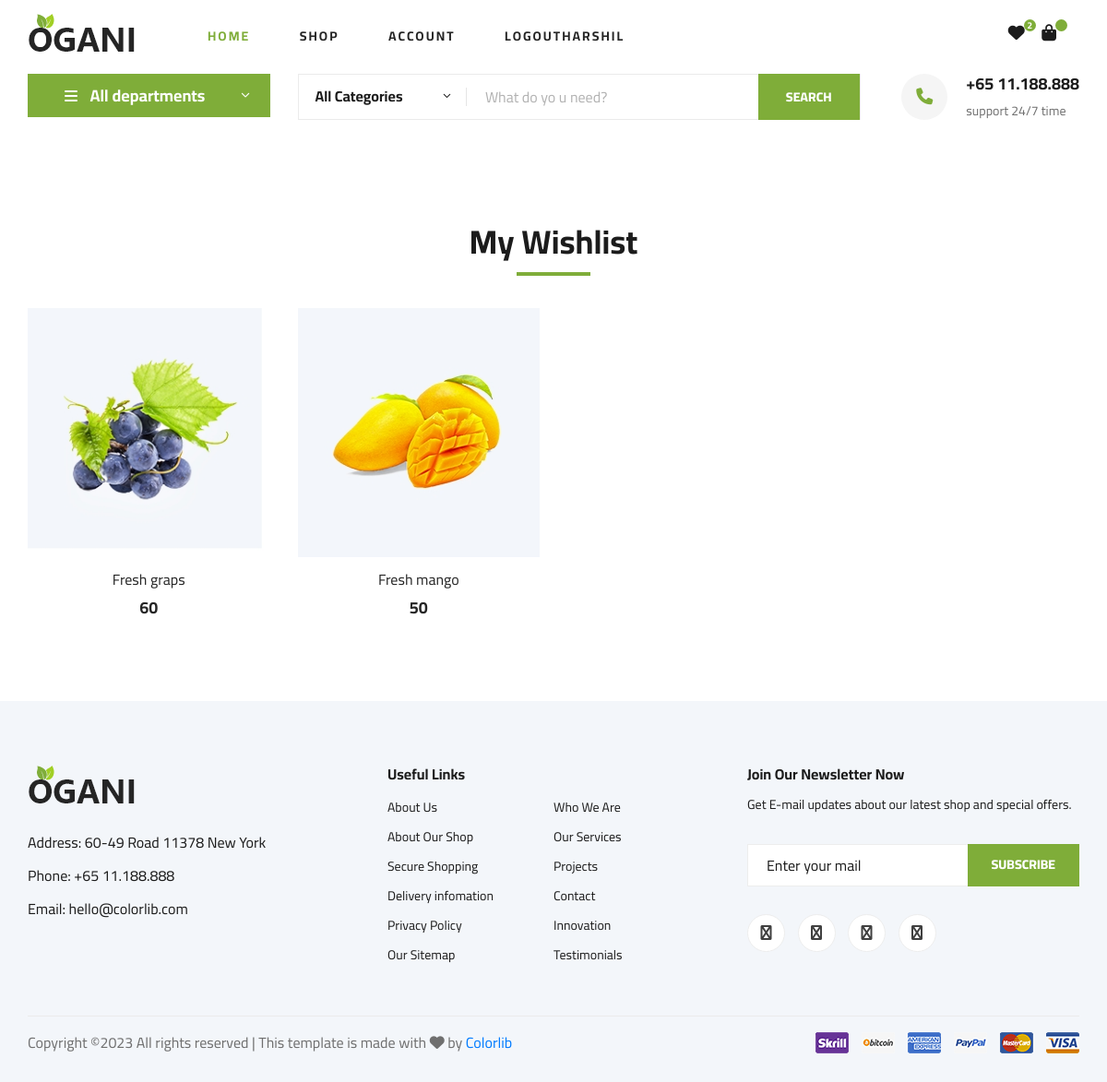
The app's page /wishlist/ (signed in) with its own data.
### myapp/models.py (models this page shows, shortened)
class User(models.Model):
    fname=models.CharField(max_length=100)
    lname=models.CharField(max_length=100)
    email=models.EmailField()
    mobile=models.PositiveIntegerField()
    address=models.TextField()
    password=models.CharField(max_length=100)
    usertype=models.CharField(max_length=100,default="buyer")

class Wishlist(models.Model):
    user=models.ForeignKey(User,on_delete=models.CASCADE)
    product=models.ForeignKey(Product,on_delete=models.CASCADE)
    date=models.DateTimeField(default=timezone.now)

class Product(models.Model):
    seller=models.ForeignKey(User,on_delete=models.CASCADE)
    product_name=models.CharField(max_length=100)
    product_price=models.PositiveIntegerField()
    product_desc=models.TextField()
    product_image=models.ImageField(upload_to="product_image/")

### myapp/views.py (the view)
# urls.py: path('wishlist/',views.wishlist,name="wishlist"),
def wishlist(request):
	user=User.objects.get(email=request.session['email'])
	wishlists=Wishlist.objects.filter(user=user)
	request.session['wishlist_count']=len(wishlists)
	return render(request,'wishlist.html',{'wishlists':wishlists})

### myapp/templates/wishlist.html (shortened to what this page needs)
{% extends 'header.html'%}
{% load static %}
{% block content %}
<!DOCTYPE html>
<html lang="zxx">
<head>
</head>
<body>
    <section class="featured spad">
        <div class="container">
            <div class="row">
                <div class="col-lg-12">
                    <div class="section-title">
                        <h2>My Wishlist</h2>
                    </div>
                </div>
            </div>
            <div class="row featured__filter">
                {% for i in wishlists %}
                <div class="col-lg-3 col-md-4 col-sm-6 mix oranges fresh-meat">
                    <div class="featured__item">
                        <div class="featured__item__pic set-bg" data-setbg="{{i.product.product_image.url}}">
                        </div>
                        <div class="featured__item__text">
                            <h6><a href="#">{{i.product.product_name}}</a></h6>
                            <h5>{{i.product.product_price}}</h5>
                        </div>
                    </div>
                </div>
                {% endfor %}
            </div>
        </div>
    </section>
</body>
</html>
{% endblock %}

### myapp/templates/header.html (shortened to what this page needs)
{% load static %}
<!DOCTYPE html>
<html lang="zxx">
<head>
    <link rel="stylesheet" href="{% static 'css/bootstrap.min.css' %}" type="text/css">
    <link rel="stylesheet" href="{% static 'css/font-awesome.min.css' %}" type="text/css">
    <link rel="stylesheet" href="{% static 'css/elegant-icons.css' %}" type="text/css">
    <link rel="stylesheet" href="{% static 'css/nice-select.css' %}" type="text/css">
    <link rel="stylesheet" href="{% static 'css/jquery-ui.min.css' %}" type="text/css">
    <link rel="stylesheet" href="{% static 'css/owl.carousel.min.css' %}" type="text/css">
    <link rel="stylesheet" href="{% static 'css/slicknav.min.css' %}" type="text/css">
    <link rel="stylesheet" href="{% static 'css/style.css' %}" type="text/css">
    <link rel="stylesheet" href="https://cdnjs.cloudflare.com/ajax/libs/font-awesome/6.4.2/css/all.min.css" />
</head>
<body>
    <header class="header">
        <div class="container">
            <div class="row">
                <div class="col-lg-2">
                    <div class="header__logo">
                        <a href="./index.html"><img src="{% static 'img/logo.png' %}" alt=""></a>
                    </div>
                </div>
                <div class="col-lg-7">
                    <nav class="header__menu">
                        <ul>
                <li class="active"><a href="/">Home</a></li>
                <li><a href="{% url 'shop-grid' %}">Shop</a></li>
                <li><a href="#">Account</a>
                </li>
                {% if request.session.email %}
                <li><a href="{% url 'logout' %}">Logout{{request.session.fname}}</a></li>
                {% else %}
                <li><a href="{% url 'login' %}">LOGIN</a></li>
                <li><a href="{% url 'signup' %}">SIGN UP</a></li>
                {% endif %}
            </ul>
                    </nav>
                </div>
                <div class="col-lg-3">
                    <div class="header__cart">
                        <ul>
                            {% if request.session.email %}
                                <li><a href="{% url 'wishlist' %}"><i class="fa fa-heart"></i> <span>{{request.session.wishlist_count}}</span></a></li>
                                <li><a href="{% url 'cart' %}"><i class="fa fa-shopping-bag"></i><span>{{request.session.cart_count}}</span></a></li>
                            {% endif %}
                        </ul>
                    </div>
                </div>
            </div>
        </div>
    </header>
    <section class="hero hero-normal">
        <div class="container">
            <div class="row">
                <div class="col-lg-3">
                    <div class="hero__categories">
                        <div class="hero__categories__all">
                            <i class="fa fa-bars"></i>
                            <span>All departments</span>
                        </div>
                    </div>
                </div>
                <div class="col-lg-9">
                    <div class="hero__search">
                        <div class="hero__search__form">
                            <form action="#">
                                <div class="hero__search__categories">
                                    All Categories
                                    <span class="arrow_carrot-down"></span>
                                </div>
                                <input type="text" placeholder="What do yo u need?">
                                <button type="submit" class="site-btn">SEARCH</button>
                            </form>
                        </div>
                        <div class="hero__search__phone">
                            <div class="hero__search__phone__icon">
                                <i class="fa fa-phone"></i>
                            </div>
                            <div class="hero__search__phone__text">
                                <h5>+65 11.188.888</h5>
                                <span>support 24/7 time</span>
                            </div>
                        </div>
                    </div>
                </div>
            </div>
        </div>
    </section>
    {% block content %}
    {% endblock %}
    <footer class="footer spad">
        <div class="container">
            <div class="row">
                <div class="col-lg-3 col-md-6 col-sm-6">
                    <div class="footer__about">
                        <div class="footer__about__logo">
                            <a href="./index.html"><img src="{% static 'img/logo.png' %}" alt=""></a>
                        </div>
                        <ul>
                            <li>Address: 60-49 Road 11378 New York</li>
                            <li>Phone: +65 11.188.888</li>
                            <li>Email: hello@colorlib.com</li>
                        </ul>
                    </div>
                </div>
                <div class="col-lg-4 col-md-6 col-sm-6 offset-lg-1">
                    <div class="footer__widget">
                        <h6>Useful Links</h6>
                        <ul>
                            <li><a href="#">About Us</a></li>
                            <li><a href="#">About Our Shop</a></li>
                            <li><a href="#">Secure Shopping</a></li>
                            <li><a href="#">Delivery infomation</a></li>
                            <li><a href="#">Privacy Policy</a></li>
                            <li><a href="#">Our Sitemap</a></li>
                        </ul>
                        <ul>
                            <li><a href="#">Who We Are</a></li>
                            <li><a href="#">Our Services</a></li>
                            <li><a href="#">Projects</a></li>
                            <li><a href="#">Contact</a></li>
                            <li><a href="#">Innovation</a></li>
                            <li><a href="#">Testimonials</a></li>
                        </ul>
                    </div>
                </div>
                <div class="col-lg-4 col-md-12">
                    <div class="footer__widget">
                        <h6>Join Our Newsletter Now</h6>
                        <p>Get E-mail updates about our latest shop and special offers.</p>
                        <form action="#">
                            <input type="text" placeholder="Enter your mail">
                            <button type="submit" class="site-btn">Subscribe</button>
                        </form>
                        <div class="footer__widget__social">
                            <a href="#"><i class="fa fa-facebook"></i></a>
                            <a href="#"><i class="fa fa-instagram"></i></a>
                            <a href="#"><i class="fa fa-twitter"></i></a>
                            <a href="#"><i class="fa fa-pinterest"></i></a>
                        </div>
                    </div>
                </div>
            </div>
            <div class="row">
                <div class="col-lg-12">
                    <div class="footer__copyright">
                        <div class="footer__copyright__text"><p>
  Copyright &copy;<script>document.write(new Date().getFullYear());</script> All rights reserved | This template is made with <i class="fa fa-heart" aria-hidden="true"></i> by <a href="https://colorlib.com" target="_blank">Colorlib</a>
  </p></div>
                        <div class="footer__copyright__payment"><img src="{% static 'img/payment-item.png' %}" alt=""></div>
                    </div>
                </div>
            </div>
        </div>
    </footer>
</body>
</html>

### records on screen
User: session.fname "HARSHIL"
Wishlist: shows a picture, product.product_name "Fresh graps", product.product_price "60"
Wishlist: shows a picture, product.product_name "Fresh mango", product.product_price "50"

### other values on screen
{{ request.session.wishlist_count }} "2"
